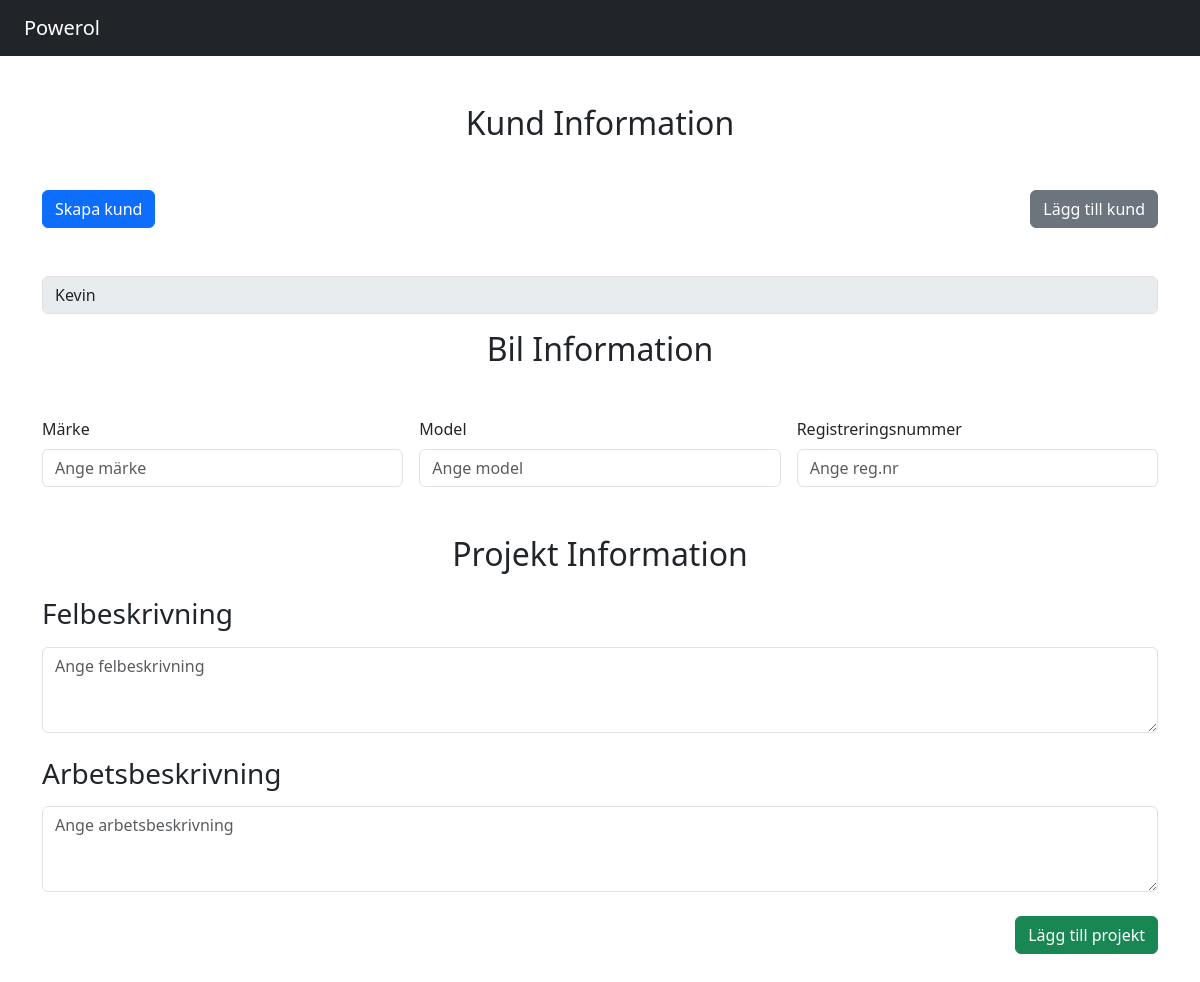
Before: /newproject.php?customerId=4 with the older database file.
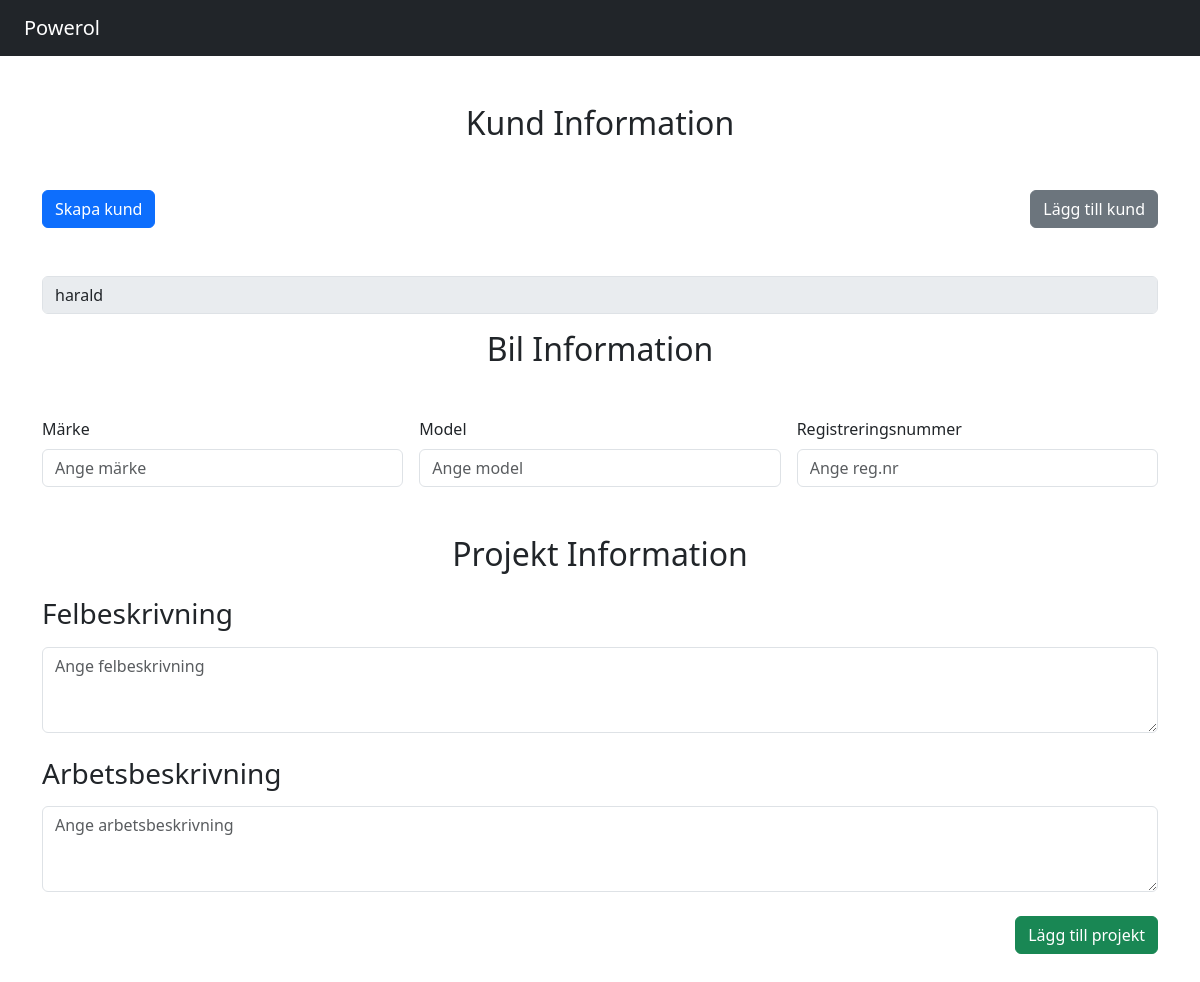
After: the same page with the newer database file.
### tables this page shows
CREATE TABLE `table_customer` (
  `id_cust` int(11) NOT NULL,
  `cust_fname` varchar(255) NOT NULL,
  `cust_lname` varchar(255) NOT NULL,
  `cust_tel` varchar(255) NOT NULL,
  `cust_epost` varchar(255) NOT NULL,
  `cust_adress` varchar(255) NOT NULL,
  `cust_postnummer` varchar(255) NOT NULL,
  `cust_ort` varchar(255) NOT NULL
);

### includes/functions.php (called while the page is built, shortened)
<?php
include_once 'config.php';
if (isset($_GET['customerId'])) {
    $customerId = htmlspecialchars($_GET['customerId']);
    $stmt = $pdo->prepare("SELECT cust_fname FROM table_customer WHERE id_cust = :customerId");
    $stmt->bindParam(":customerId", $customerId, PDO::PARAM_INT);
    $stmt->execute();
    $customerData = $stmt->fetchAll(PDO::FETCH_ASSOC);
}
?>

### newproject.php (the view, shortened to what this page needs)
<?php
include_once 'includes/header.php';
include_once 'includes/functions.php';
include_once 'includes/search.php';
$customerData = [];
if (isset($_GET['customerId'])) {
    $customerId = htmlspecialchars($_GET['customerId']);
    $stmt = $pdo->prepare("SELECT cust_fname FROM table_customer WHERE id_cust = :customerId");
    $stmt->bindParam(":customerId", $customerId, PDO::PARAM_INT);
    $stmt->execute();
    $customerData = $stmt->fetchAll(PDO::FETCH_ASSOC);
}
?>
<!DOCTYPE html>
<html lang="en">
<head>
    <link href="https://cdn.jsdelivr.net/npm/bootstrap@5.3.0/dist/css/bootstrap.min.css" rel="stylesheet">
</head>
<body>
    <div class="container my-5">
        <h2 class="text-center mb-5">Kund Information</h2>
        <form action="" method="post">
            <div class="d-flex justify-content-between mb-5">
                <button type="button" class="btn btn-primary" data-bs-toggle="modal" data-bs-target="#createCustomerModal">Skapa kund</button>
                <button type="button" class="btn btn-secondary" data-bs-toggle="modal" data-bs-target="#addCustomerModal">Lägg till kund</button>
            </div>
            <?php foreach ($customerData as $row): ?>
                <input type="text" class="form-control mb-3" name="custname" value="<?= $row['cust_fname'] ?>" disabled>
            <?php endforeach; ?>
            <h2 class="text-center mb-5">Bil Information</h2>
            <div class="row g-3 mb-3">
                <div class="col-md-4">
                    <label for="marke" class="form-label">Märke</label>
                    <input type="text" class="form-control" name="marke" id="marke" placeholder="Ange märke" required>
                </div>
                <div class="col-md-4">
                    <label for="model" class="form-label">Model</label>
                    <input type="text" class="form-control" name="model" id="model" placeholder="Ange model" required>
                </div>
                <div class="col-md-4">
                    <label for="register" class="form-label">Registreringsnummer</label>
                    <input type="text" class="form-control" name="register" id="register" placeholder="Ange reg.nr" required>
                </div>
            </div>
            <h2 class="text-center mt-5 mb-4">Projekt Information</h2>
            <h3 class="mb-3">Felbeskrivning</h3>
            <textarea name="fbe" class="form-control mb-4" rows="3" id="fel" placeholder="Ange felbeskrivning"></textarea>
            <h3 class="mb-3">Arbetsbeskrivning</h3>
            <textarea name="abe" class="form-control mb-4" rows="3" id="Arbet" placeholder="Ange arbetsbeskrivning"></textarea>
            <div class="d-flex justify-content-end">
                <button type="submit" class="btn btn-success" name="ltp">Lägg till projekt</button>
            </div>
        </form>
    </div>
</body>
</html>

Changed rows visible on the page:
changed table_customer: custname "Kevin" → "harald"
